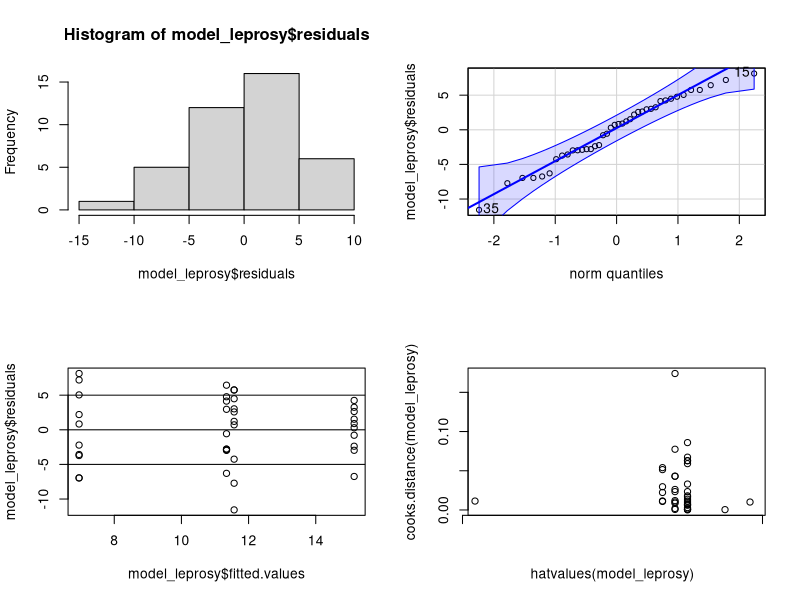
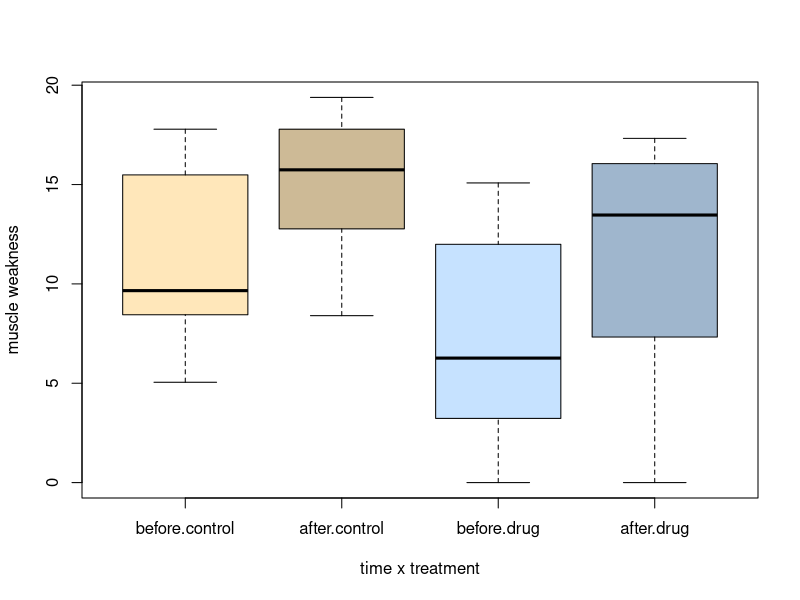
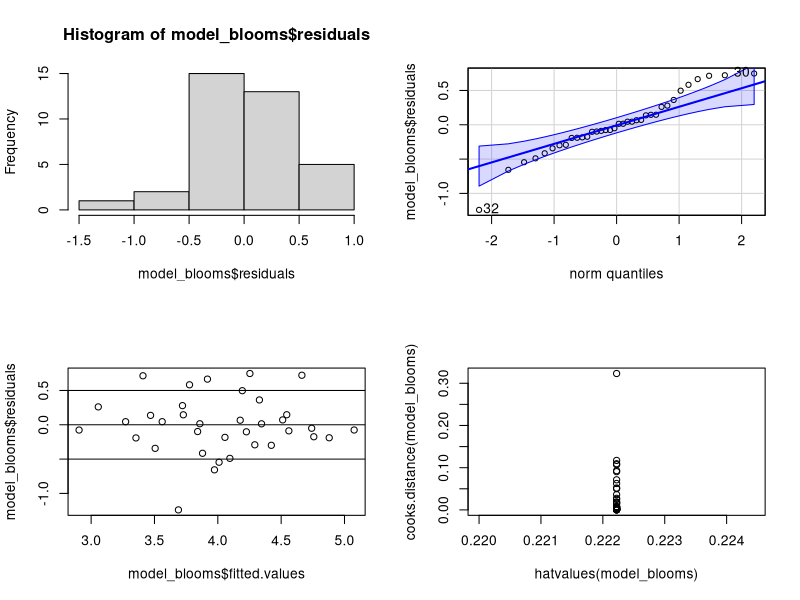
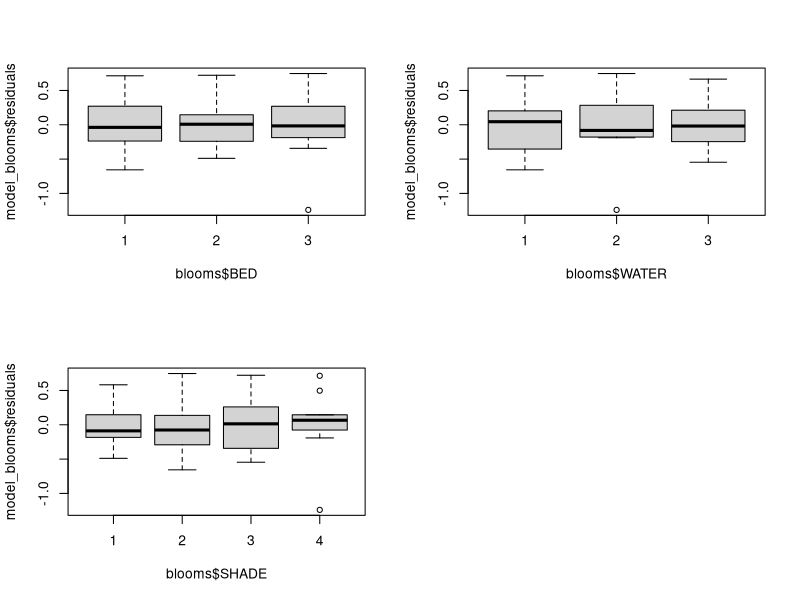
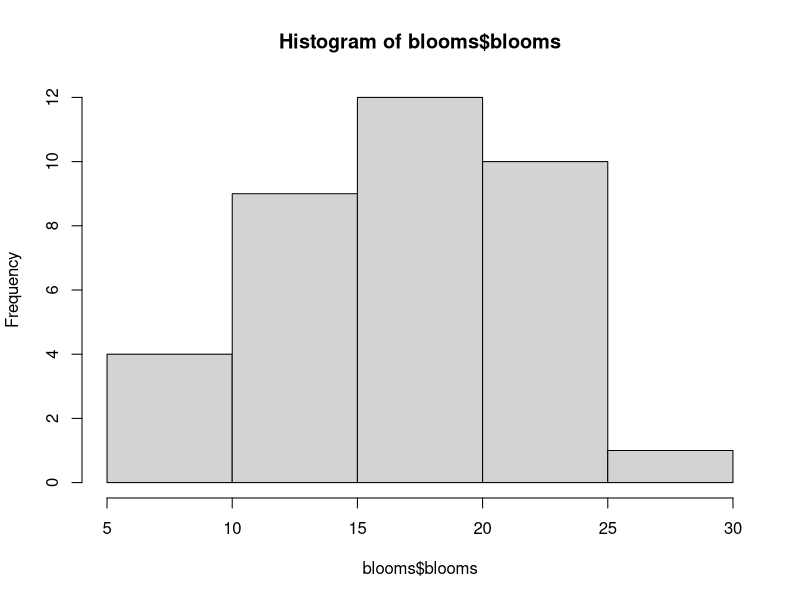
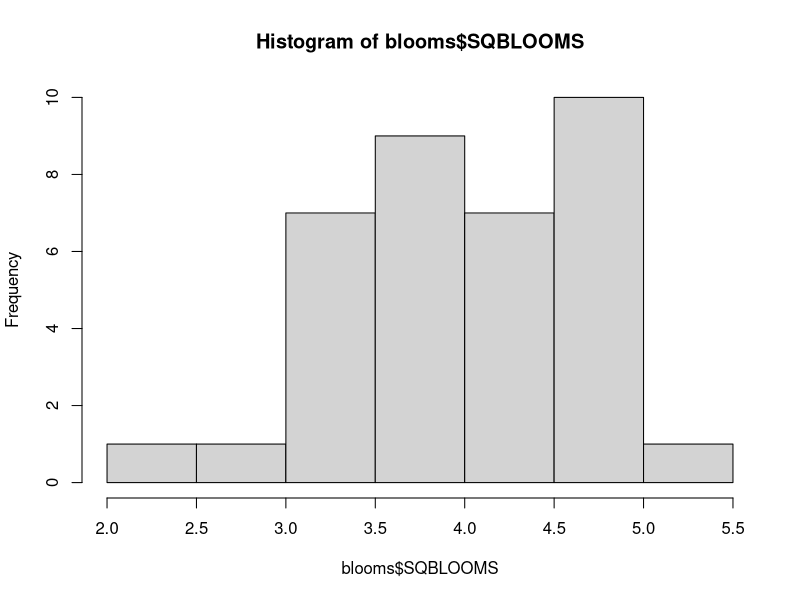
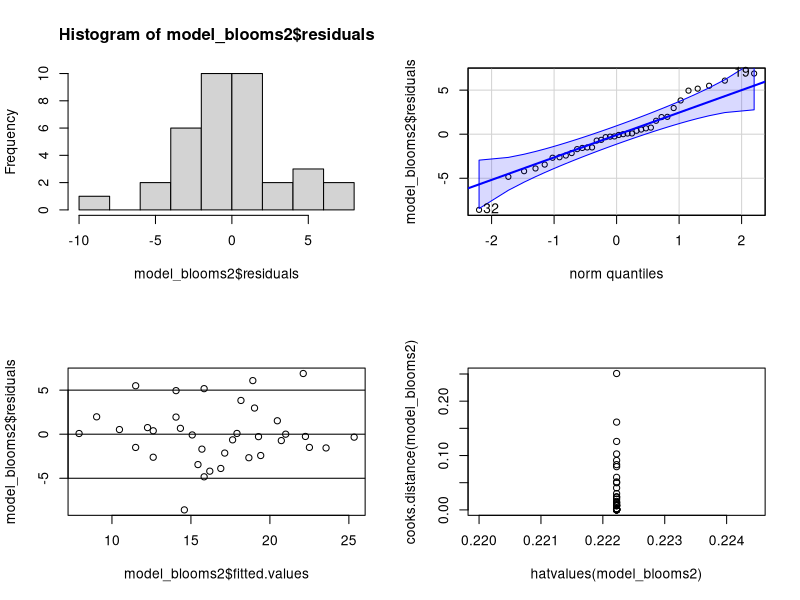
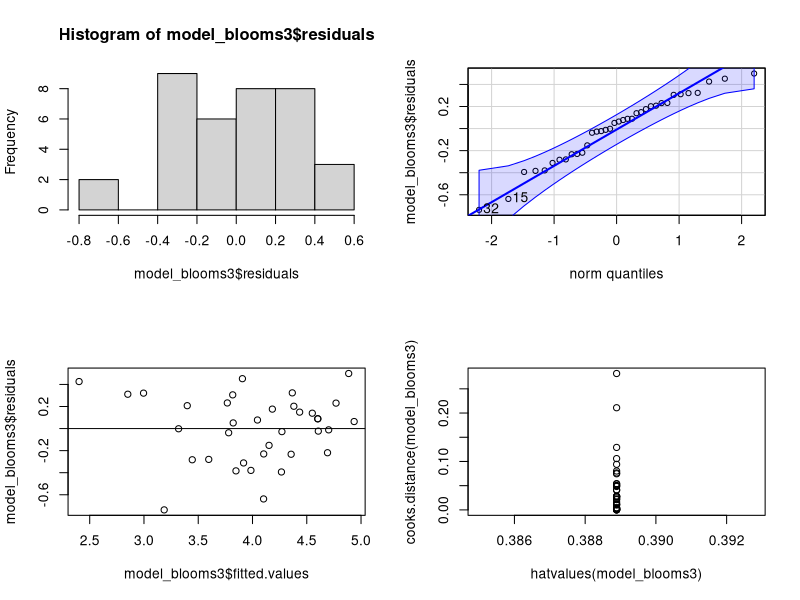

The R source for these figures, in order:
#leprosy - question 1
leprosy<-read.table("leprosy_datasets.txt", header=TRUE)
str(leprosy)
head(leprosy)
leprosy$time<-as.factor(leprosy$time)
str(leprosy)
leprosy<-within(leprosy, time<-relevel(time, ref="before"))
model_leprosy<-lm(leprosy$muscle_weakness~leprosy$time*leprosy$treatment_group)
anova(model_leprosy)
summary(model_leprosy)
library(car)
library(ggplot2)
par(mfrow = c(2, 2))
hist(model_leprosy$residuals)
qqPlot(model_leprosy$residuals)
plot(model_leprosy$residuals~model_leprosy$fitted.values)
abline(5,0)
abline(0,0)
abline(-5,0)
plot(cooks.distance(model_leprosy) ~ hatvalues(model_leprosy))
par(mfrow = c(1, 1))
boxplot(leprosy$muscle_weakness~leprosy$time*leprosy$treatment_group, 
        xlab="time x treatment", ylab="muscle weakness", col=c("wheat1","wheat3","slategray1","slategray3"))

#blooms
blooms<-read.table("blooms.txt", header=TRUE)
str(blooms)
head(blooms)
length(blooms$SQBLOOMS)
blooms$BED<-as.factor(blooms$BED)
blooms$WATER<-as.factor(blooms$WATER)
blooms$SHADE<-as.factor(blooms$SHADE)
str(blooms)
model_blooms<-lm(blooms$SQBLOOMS~blooms$BED+blooms$WATER+blooms$SHADE)
anova(model_blooms)
summary(model_blooms)
par(mfrow = c(2, 2))
hist(model_blooms$residuals)
qqPlot(model_blooms$residuals)
plot(model_blooms$residuals~model_blooms$fitted.values)
abline(0.5,0)
abline(0,0)
abline(-0.5,0)
plot(cooks.distance(model_blooms) ~ hatvalues(model_blooms))
boxplot(model_blooms$residuals~blooms$BED)
boxplot(model_blooms$residuals~blooms$WATER)
boxplot(model_blooms$residuals~blooms$SHADE)
par(mfrow = c(1, 1))
summary(blooms$SQBLOOMS)
max(blooms$SQBLOOMS)
median(blooms$SQBLOOMS)
blooms$blooms<-blooms$SQBLOOMS^2
summary(blooms$blooms)
hist(blooms$blooms)
hist(blooms$SQBLOOMS)

model_blooms2<-lm(blooms$blooms~blooms$BED+blooms$WATER+blooms$SHADE)
anova(model_blooms2)
summary(model_blooms2)
par(mfrow = c(2, 2))
hist(model_blooms2$residuals)
qqPlot(model_blooms2$residuals)
plot(model_blooms2$residuals~model_blooms2$fitted.values)
abline(5,0)
abline(0,0)
abline(-5,0)
plot(cooks.distance(model_blooms2) ~ hatvalues(model_blooms2))

model_blooms3<-lm(blooms$SQBLOOMS~blooms$BED+blooms$WATER+blooms$SHADE+blooms$BED*blooms$SHADE)
anova(model_blooms3)
summary(model_blooms3)
par(mfrow = c(2, 2))
hist(model_blooms3$residuals)
qqPlot(model_blooms3$residuals)
plot(model_blooms3$residuals~model_blooms3$fitted.values)
abline(5,0)
abline(0,0)
abline(-5,0)
plot(cooks.distance(model_blooms3) ~ hatvalues(model_blooms3))

#bodyfat
bodyfat<-read.table("bodyfat.txt", header=TRUE)
str(bodyfat)
# test for unequal variances
t.test(WEIGHT ~ SEX, data=bodyfat, 
       alternative = "two.sided", var.equal = FALSE)

#plantlets
plants<-read.table("plantlets.txt", header=TRUE)
str(plants)
plants$SPECIES<-as.factor(plants$SPECIES)
plot(plants$LEAFSIZE~plants$LONGEV)
pairs(plants[,1:3])
table(plants$SPECIES)
plot(plants$LONGEV~plants$HGHT)

#partridge
partridge<-read.table("partridge.txt", header=TRUE)
str(partridge)
par(mfrow = c(2, 2))
boxplot(partridge$LLONGEV~partridge$TYPE, xlab="type of partner", ylab="longevity", col=c(1:3))
boxplot(partridge$LLONGEV~partridge$PARTNERS, xlab="number of partners", ylab="longevity", col=c(5:7))
col=(partridge$TYPE)
plot(partridge$LLONGEV~partridge$THORAX, col=c(1:3), pch=c(16:18), legend="TRUE")
legend("bottomright", title = "Type of partners", legend = c("0", "1", "9"), fill = (1:3))
partridge$TYPE<-as.factor(partridge$TYPE)
col=(partridge$PARTNERS)
plot(partridge$LLONGEV~partridge$THORAX, col=c(5:7), pch=c(16:18))
legend("bottomright", title = "Number of partners", legend = c("0", "1", "8"), fill = (5:7))


model1<-lm(partridge$LLONGEV~partridge$PARTNERS+partridge$TYPE+partridge$THORAX)
anova(model1)

model2<-lm(partridge$LLONGEV~partridge$PARTNERS+partridge$TYPE)
anova(model2)


par(mfrow = c(2, 2))
hist(model1$residuals)
qqPlot(model1$residuals)
plot(model1$residuals~model1$fitted.values)
abline(0.15,0)
abline(0,0)
abline(-0.15,0)
plot(cooks.distance(model1) ~ hatvalues(model1))

par(mfrow = c(2, 2))
hist(model2$residuals)
qqPlot(model2$residuals)
plot(model2$residuals~model2$fitted.values)
abline(0.15,0)
abline(0,0)
abline(-0.15,0)
plot(cooks.distance(model2) ~ hatvalues(model2))


#test_scores
scores<-read.table("test_scores.txt", header=TRUE)
str(scores)
summary(scores$MATHS)#gives me the Q1 and Q3 values which allow determination of 50% data range limits
summary(scores$ENGLISH)
scores$diff<-scores$MATHS-scores$ENGLISH #calculates the difference between the scores for each student
hist(scores$diff)
summary(scores$diff)#generates the mean value for the difference between scores
scores$diff2<-scores$ENGLISH-scores$MATHS#just a check for the values if I reverse the order in the subtraction
summary(scores$diff2)
#
mean_E<-mean(scores$ENGLISH)
t_E<-qt(0.975,length(scores$ENGLISH))
se_E<-sd(scores$ENGLISH)/sqrt(length(scores$ENGLISH))
upr95ENGLISH<-mean_E+t_E*se_E
lwr95ENGLISH<-mean_E-t_E*se_E

upr95ENGLISH2<-mean_E+2*se_E
lwr95ENGLISH2<-mean_E-2*se_E

qqnorm(scores$MATHS, plot.it=TRUE, pch=16, cex=3, col=c(4,1,1,1,2,1,1,1,1,1))#produces a normal QQ plot of sample values
qqline(scores$MATHS, distribution=qnorm)#adds a line to the theoretical quantiles
abline(60,0,lty=2)
abline(65,0, lty=2)
abline(70,0,lty=2)
abline(75,0,lty=2)
abline(80,0, lty=2)
abline(85,0,lty=2)
abline(v=0, lty=3)
abline(v=-0.5,lty=3)
abline(v=0.5, lty=3)
abline(v=1.0,lty=3)
abline(v=-1, lty=3)

library(car)
qqPlot(scores$MATHS)
quantile(scores$MATHS, 0.1) # returns the 10% quantile
quantile(scores$MATHS, 0.95)
1-pnorm(95,mean(scores$MATHS), sd(scores$MATHS))
1-pnorm(95,mean(scores$ENGLISH), sd(scores$ENGLISH))



#caterpillars
cat<-read.table("caterpillars.txt", header=TRUE)
str(cat)
par(mfrow = c(2, 2))
hist(cat$north_barley,breaks=12,xlim=c(-50,150),ylim=c(0,12))
hist(cat$north_meadow,breaks=12,xlim=c(-50,150), ylim=c(0,12))
hist(cat$south_barley,breaks=20,xlim=c(-50,150), ylim=c(0,12))
hist(cat$south_meadow,breaks=20,xlim=c(-50,150), ylim=c(0,12))

#question 9 - Luna
1-pnorm(22, 17.5,1.75)
pnorm(22,21,3.5)

#bodyfat - with weight as the response
fat<-read.table("bodyfat.txt", header=TRUE)
str(fat)
fat$SEX<-as.factor(fat$SEX)
str(fat)
clrs<-c("red","green")[factor(fat$SEX)]
plot(fat$WEIGHT~fat$FAT,pch=16,cex=2, col=c("red","green")[factor(fat$SEX)])
legend("topright", title = "sex", legend = c("1", "2"),fill=(2:3))
boxplot(fat$WEIGHT~fat$SEX, col=(2:3))
boxplot(fat$FAT~fat$SEX, col=(2:3))
model_fat<-lm(fat$WEIGHT~fat$FAT*fat$SEX)
anova(model_fat)
summary(model_fat)
par(mfrow = c(2, 2))
hist(model_fat$residuals)
qqPlot(model_fat$residuals)
plot(model_fat$residuals~model_fat$fitted.values)
abline(5,0)
abline(0,0)
abline(-5,0)
plot(cooks.distance(model_fat) ~ hatvalues(model_fat))
par(mfrow = c(1, 1))
plot(fat$WEIGHT~fat$FAT,pch=16,cex=2,col=clrs, xlim=c(22,36),ylim=c(40,100))
abline(a=12.77, b=1.64, h=NULL, v=NULL, col=(2),lwd=3)
abline(a=-44.61, b=4.71,h=NULL, v=NULL, col=(3), lwd=3)
legend("topleft", title = "sex", legend = c("1", "2"),fill=(2:3))
#removing the interaction
model_fat2<-lm(fat$WEIGHT~fat$FAT+fat$SEX)
anova(model_fat2)
summary(model_fat2)
par(mfrow = c(2, 2))
hist(model_fat2$residuals)
qqPlot(model_fat2$residuals)
plot(model_fat2$residuals~model_fat2$fitted.values)
abline(5,0)
abline(0,0)
abline(-5,0)
plot(cooks.distance(model_fat2) ~ hatvalues(model_fat2))
par(mfrow = c(1, 1))
plot(fat$WEIGHT~fat$FAT,pch=16,cex=2,col=clrs, xlim=c(22,36),ylim=c(40,100))
abline(a=-32.92, b=3.31, h=NULL, v=NULL, col=(2),lwd=3)
abline(a=-2.96, b=3.31,h=NULL, v=NULL, col=(3), lwd=3)
legend("topleft", title = "sex", legend = c("1", "2"),fill=(2:3))

par(mfrow = c(1, 2))
plot(fat$WEIGHT~fat$FAT,pch=16,cex=2,col=clrs, xlim=c(22,36),ylim=c(40,100))
abline(a=-32.92, b=3.31, h=NULL, v=NULL, col=(2),lwd=3)
abline(a=-2.96, b=3.31,h=NULL, v=NULL, col=(3), lwd=3)
legend("topleft", title = "sex", legend = c("1", "2"),fill=(2:3))
plot(fat$WEIGHT~fat$FAT,pch=16,cex=2,col=clrs, xlim=c(22,36),ylim=c(40,100))
abline(a=12.77, b=1.64, h=NULL, v=NULL, col=(2),lwd=3)
abline(a=-44.61, b=4.71,h=NULL, v=NULL, col=(3), lwd=3)
legend("topleft", title = "sex", legend = c("1", "2"),fill=(2:3))
boxplot(fat$WEIGHT~fat$SEX, col=(2:3))
boxplot(fat$FAT~fat$SEX, col=(2:3))

#bodyfat - with fat as the response
fat<-read.table("bodyfat.txt", header=TRUE)
str(fat)
fat$SEX<-as.factor(fat$SEX)
str(fat)
clrs<-c(7,8)[factor(fat$SEX)]
par(mfrow = c(1, 3))
plot(fat$FAT~fat$WEIGHT,pch=16,cex=2, col=c(7,8)[factor(fat$SEX)])
legend("topright", title = "sex", legend = c("1", "2"),fill=(7:8))
boxplot(fat$WEIGHT~fat$SEX, col=(7:8))
boxplot(fat$FAT~fat$SEX, col=(7:8))
model_fat1<-lm(fat$FAT~fat$WEIGHT*fat$SEX)
anova(model_fat1)
summary(model_fat1)
par(mfrow = c(2, 2))
hist(model_fat1$residuals)
qqPlot(model_fat1$residuals)
plot(model_fat1$residuals~model_fat1$fitted.values)
abline(1,0)
abline(0,0)
abline(-1,0)
plot(cooks.distance(model_fat1) ~ hatvalues(model_fat1))
par(mfrow = c(1, 1))
plot(fat$FAT~fat$WEIGHT,pch=16,cex=2,col=clrs, xlim=c(50,100),ylim=c(20,40))
abline(a=5.24, b=0.40, h=NULL, v=NULL, col=(7),lwd=3)
abline(a=11.56, b=0.18,h=NULL, v=NULL, col=(8), lwd=3)
legend("topleft", title = "sex", legend = c("1", "2"),fill=(7:8))
#removing the interaction
model_fat2<-lm(fat$FAT~fat$WEIGHT+fat$SEX)
anova(model_fat2)
summary(model_fat2)
par(mfrow = c(2, 2))
hist(model_fat2$residuals)
qqPlot(model_fat2$residuals)
plot(model_fat2$residuals~model_fat2$fitted.values)
abline(2,0)
abline(0,0)
abline(-2,0)
plot(cooks.distance(model_fat2) ~ hatvalues(model_fat2))
par(mfrow = c(1, 1))
plot(fat$FAT~fat$WEIGHT,pch=16,cex=2,col=clrs, xlim=c(50,100),ylim=c(20,40))
abline(a=16.96, b=0.22, h=NULL, v=NULL, col=(7),lwd=3)
abline(a=9.06, b=0.22, h=NULL, v=NULL, col=(8), lwd=3)
legend("topleft", title = "sex", legend = c("1", "2"),fill=(7:8))

par(mfrow = c(1, 2))
plot(fat$FAT~fat$WEIGHT,pch=16,cex=2,col=clrs, xlim=c(50,100),ylim=c(20,40))
abline(a=5.24, b=0.40, h=NULL, v=NULL, col=(7),lwd=3)
abline(a=11.56, b=0.18,h=NULL, v=NULL, col=(8), lwd=3)
legend("topleft", title = "sex", legend = c("1", "2"),fill=(7:8))
plot(fat$FAT~fat$WEIGHT,pch=16,cex=2,col=clrs, xlim=c(50,100),ylim=c(20,40))
abline(a=16.96, b=0.22, h=NULL, v=NULL, col=(7),lwd=3)
abline(a=9.06, b=0.22, h=NULL, v=NULL, col=(8), lwd=3)
legend("topleft", title = "sex", legend = c("1", "2"),fill=(7:8))

#plantlets
plantlets<-read.table("plantlets.txt", header=TRUE)
str(plantlets)
plantlets$SPECIES<-as.factor(plantlets$SPECIES)
pairs(plantlets[,1:3])
boxplot(plantlets$HGHT~plantlets$SPECIES)
model_plantlets<-lm(plantlets$HGHT~plantlets$LONGEV+plantlets$LEAFSIZE+
                      plantlets$SPECIES+plantlets$LONGEV*plantlets$LEAFSIZE+plantlets$LONGEV*plantlets$SPECIES+
                      plantlets$LEAFSIZE*plantlets$SPECIES)
anova(model_plantlets)
model_plantlets2<-lm(plantlets$HGHT~plantlets$LONGEV+plantlets$LEAFSIZE+
                      plantlets$SPECIES+plantlets$LONGEV*plantlets$LEAFSIZE+plantlets$LONGEV*plantlets$SPECIES)
anova(model_plantlets2)

model_plantlets3<-lm(plantlets$HGHT~plantlets$LONGEV+plantlets$LEAFSIZE+
                       plantlets$SPECIES+plantlets$LONGEV*plantlets$SPECIES)
anova(model_plantlets3)

model_plantlets4<-lm(plantlets$HGHT~plantlets$LONGEV+
                       plantlets$SPECIES+plantlets$LONGEV*plantlets$SPECIES)
anova(model_plantlets4)
summary(model_plantlets4)

#KH
kh<-read.table("KH.txt", header=TRUE)
str(kh)
kh$cond<-as.factor(kh$cond)
kh$cond<-relevel(kh$cond, ref="Placebo")
kh$rat<-as.factor(kh$rat)
col=(kh$cond)
boxplot(kh$values~kh$cond)
par(mfrow = c(1, 2))
plot(kh$values~kh$time, pch=16, col=c(9,10)[factor(kh$cond)])
legend("topright", title = "treatment", legend = c("Placebo", "Pinacidil"),fill=(9:10))
plot(kh$values~kh$time, pch=16, col=c(1:7)[factor(kh$rat)])
legend("topright", title = "rat", legend = c("1", "2", "3", "4", "5", "6", "7"),fill=(1:7))
model_kh<-lm(kh$values~kh$rat+kh$cond+kh$time+kh$rat*kh$cond)
anova(model_kh)
summary(model_kh)
#without rat in the model
model_kh0<-lm(kh$values~kh$cond+kh$time)
anova(model_kh0)
summary(model_kh0)
par(mfrow = c(1, 1))
#creates a plot with one categorical predictor on the x-axis, a second categorical predictor overlaid with different colours and the response variable on the y-axis
interaction.plot(x.factor     = kh$rat,
                 trace.factor = kh$cond,
                 response     = kh$values,
                 fun = mean,
                 type="b",
                 col=c(1:2),#Colors for levels of trace var.
                 pch=c(16:17), #Symbols for levels of trace var.
                 fixed=TRUE, #Order by factor order in data
                 leg.bty = "o")
plot(kh$values~kh$time)
